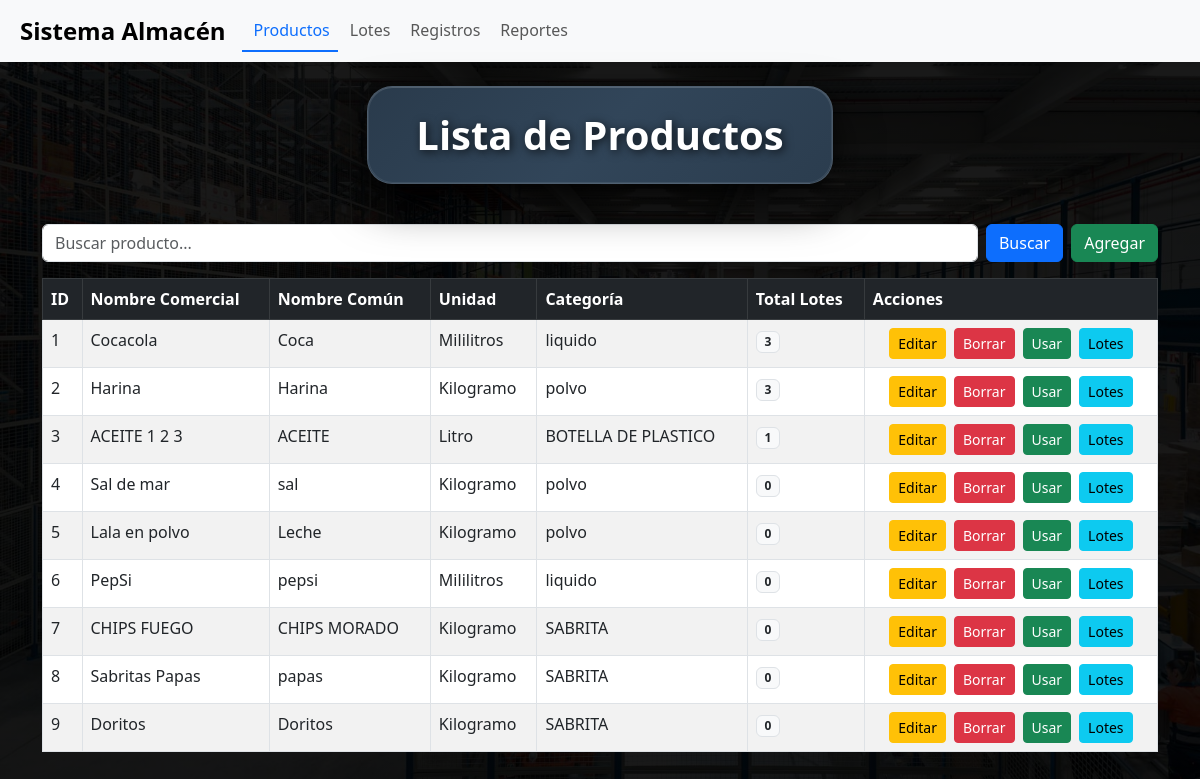
Screenshot of /productos.php (signed in) with the database file from the repository.
### tables this page shows
CREATE TABLE `productos` (
  `id_producto` int NOT NULL,
  `nombre_comercial` varchar(100) NOT NULL,
  `nombre_comun` varchar(100) DEFAULT NULL,
  `unidad_id` int DEFAULT NULL,
  `categoria_producto` varchar(100) DEFAULT NULL,
  `estado` tinyint(1) NOT NULL DEFAULT '1'
);

CREATE TABLE `unidad_medida` (
  `id_unidad` int NOT NULL,
  `nombre_unidad` varchar(20) NOT NULL,
  `abreviatura` varchar(20) NOT NULL,
  `estado` tinyint(1) NOT NULL DEFAULT '1'
);

### productos.php (the view, shortened to what this page needs)
<?php
include("common/conexion.php");
$busqueda = "";
$sql = "
SELECT p.id_producto, p.nombre_comercial, p.nombre_comun, p.categoria_producto,
       p.unidad_id, u.nombre_unidad, IFNULL(COUNT(l.id_lote), 0) AS total_lotes
FROM productos p
LEFT JOIN unidad_medida u ON p.unidad_id = u.id_unidad
LEFT JOIN lotes l ON p.id_producto = l.producto_id
";
if (!empty($_GET['q'])) {
    $busqueda = $_GET['q'];
    $sql .= " WHERE p.nombre_comercial LIKE ? OR p.nombre_comun LIKE ? OR p.categoria_producto LIKE ?";
    $sql .= " GROUP BY p.id_producto";
    $stmt = $conn->prepare($sql);
    $like = "%$busqueda%";
    $stmt->bind_param("sss", $like, $like, $like);
    $stmt->execute();
    $result = $stmt->get_result();
} else {
    $sql .= " GROUP BY p.id_producto";
    $result = $conn->query($sql);
}
?>
<!DOCTYPE html>
<html lang="es">
<head>
    <link rel="stylesheet" href="css/bootstrap.min.css">
    <link rel="stylesheet" href="css/registro.css">
</head>
<body>
    <?php include("navbar.php"); ?>
    <div class="container py-4">
        <div class="titulo-contenedor">
            <h2>Lista de Productos</h2>
            <br>
        </div>
        <form method="get" class="d-flex mb-3">
            <input type="text" name="q" class="form-control me-2"
                   placeholder="Buscar producto..."
                   value="<?= htmlspecialchars($busqueda) ?>">
            <button class="btn btn-primary">Buscar</button>
            <button type="button" class="btn btn-success ms-2"
                    data-bs-toggle="modal" data-bs-target="#modalAgregarProducto">
                Agregar
            </button>
        </form>
        <table class="table table-bordered table-striped">
            <thead class="table-dark">
                <tr>
                    <th>ID</th>
                    <th>Nombre Comercial</th>
                    <th>Nombre Común</th>
                    <th>Unidad</th>
                    <th>Categoría</th>
                    <th>Total Lotes</th>
                    <th>Acciones</th>
                </tr>
            </thead>
            <tbody>
                <?php if ($result->num_rows > 0): ?>
                    <?php while ($row = $result->fetch_assoc()): ?>
                    <tr>
                        <td><?= $row['id_producto'] ?></td>
                        <td><?= htmlspecialchars($row['nombre_comercial']) ?></td>
                        <td><?= htmlspecialchars($row['nombre_comun']) ?></td>
                        <td><?= $row['nombre_unidad'] ?? '-' ?></td>
                        <td><?= htmlspecialchars($row['categoria_producto']) ?></td>
                        <td>
                            <span class="badge bg-light text-dark border">
                                <?= $row['total_lotes'] ?>
                            </span>
                        </td>
                        <td>
                            <div class="d-flex justify-content-center gap-2">
                                <button class="btn btn-warning btn-sm"
                                        data-bs-toggle="modal"
                                        data-bs-target="#modalEditar<?= $row['id_producto'] ?>">
                                    Editar
                                </button>
                                <a class="btn btn-danger btn-sm">Borrar</a>
                                <a class="btn btn-success btn-sm">Usar</a>
                                <a href="registro.php?id_producto=<?= $row['id_producto'] ?>"
                                   class="btn btn-info btn-sm">Lotes</a>
                            </div>
                        </td>
                    </tr>
                    <?php endwhile; ?>
                <?php else: ?>
                    <tr>
                        <td colspan="7" class="text-center text-white">No hay productos registrados</td>
                    </tr>
                <?php endif; ?>
            </tbody>
        </table>
    </div>
</body>
</html>

### css/registro.css (style rules this page uses)
body { background-image: linear-gradient(rgba(0,0,0,0.9), rgba(0,0,0,0.9)), url('../imagenes/fondoPrin.jpg'); background-size: cover; background-repeat: no-repeat; background-position: center; background-attachment: fixed; }
.titulo-contenedor { background: linear-gradient(135deg, rgba(44, 62, 80, 0.95) 0%, rgba(52, 73, 94, 0.95) 50%, rgba(44, 62, 80, 0.98) 100%); backdrop-filter: blur(15px); border: 1px solid rgba(255, 255, 255, 0.15); border-radius: 25px; padding: 1.5rem 3rem; margin: 0 auto 2.5rem auto; text-align: center; box-shadow: 0 20px 45px rgba(0, 0, 0, 0.6), 0 5px 15px rgba(0, 0, 0, 0.4), inset 0 1px 0 rgba(255, 255, 255, 0.1); display: flex; justify-content: center; align-items: center; width: fit-content; max-width: 90%; position: relative; overflow: hidden; }
.titulo-contenedor::before { content: ''; position: absolute; top: 0; left: 0; right: 0; bottom: 0; border-radius: 25px; box-shadow: inset 0 0 0 1px rgba(255, 255, 255, 0.08); pointer-events: none; }
.titulo-contenedor h2 { color: white; font-weight: 700; text-shadow: 2px 2px 10px rgba(0,0,0,0.7); margin: 0; font-size: 2.5rem; text-align: center; }

### rows the page displays
productos: id_producto "1", nombre_comercial "Cocacola", nombre_comun "Coca", unidad.nombre_unidad "Mililitros", categoria_producto "liquido", total_lotes "3"
productos: id_producto "2", nombre_comercial "Harina", nombre_comun "Harina", unidad.nombre_unidad "Kilogramo", categoria_producto "polvo", total_lotes "3"
productos: id_producto "3", nombre_comercial "ACEITE 1 2 3", nombre_comun "ACEITE", unidad.nombre_unidad "Litro", categoria_producto "BOTELLA DE PLASTICO", total_lotes "1"
productos: id_producto "4", nombre_comercial "Sal de mar", nombre_comun "sal", unidad.nombre_unidad "Kilogramo", categoria_producto "polvo", total_lotes "0"
productos: id_producto "5", nombre_comercial "Lala en polvo", nombre_comun "Leche", unidad.nombre_unidad "Kilogramo", categoria_producto "polvo", total_lotes "0"
productos: id_producto "6", nombre_comercial "PepSi", nombre_comun "pepsi", unidad.nombre_unidad "Mililitros", categoria_producto "liquido", total_lotes "0"
productos: id_producto "7", nombre_comercial "CHIPS FUEGO", nombre_comun "CHIPS MORADO", unidad.nombre_unidad "Kilogramo", categoria_producto "SABRITA", total_lotes "0"
productos: id_producto "8", nombre_comercial "Sabritas Papas", nombre_comun "papas", unidad.nombre_unidad "Kilogramo", categoria_producto "SABRITA", total_lotes "0"
productos: id_producto "9", nombre_comercial "Doritos", nombre_comun "Doritos", unidad.nombre_unidad "Kilogramo", categoria_producto "SABRITA", total_lotes "0"
